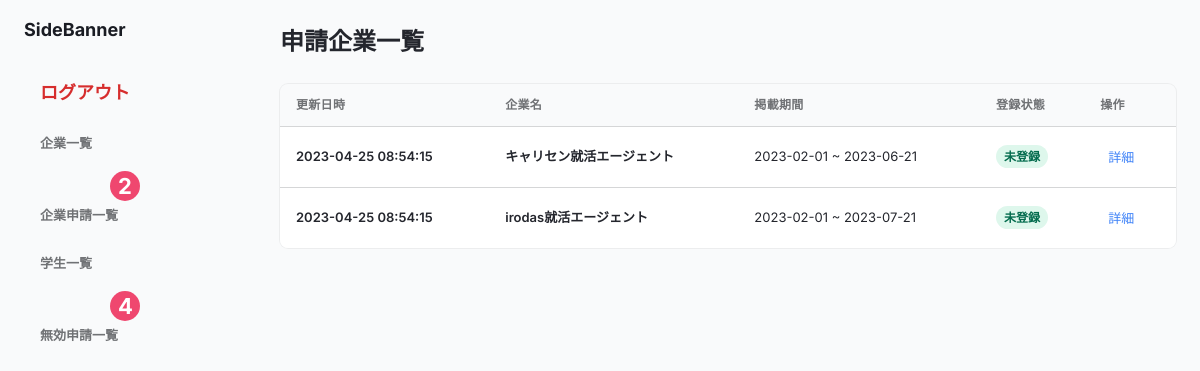
The page /src/admin/boozer_agent_exam.php on the database its author committed.
### tables this page shows
CREATE TABLE clients(
  client_id INT AUTO_INCREMENT PRIMARY KEY,
  agent_name VARCHAR(255) NOT NULL,
  service_name VARCHAR(255) NOT NULL,
  catchphrase VARCHAR(255) NOT NULL,
  recommend_point1 VARCHAR(255) ,
  recommend_point2 VARCHAR(255) ,
  recommend_point3 VARCHAR(255) ,
  started_at date DEFAULT NULL,
  ended_at date DEFAULT NULL,
  logo_img VARCHAR(255) NOT NULL,
  updated_at DATETIME DEFAULT CURRENT_TIMESTAMP ON UPDATE CURRENT_TIMESTAMP,
  is_valid boolean default true,
  exist int default false,
  publication_num INT,
  homepage VARCHAR(255)
) CHARSET=utf8;

### src/admin/invalid_exam_count.php (called while the page is built, shortened)
<?php
$pdo = Database::get();
$exam = $pdo->query("SELECT COUNT(*) FROM clients WHERE ended_at >= CURDATE() AND is_valid=true AND exist= 0")->fetchAll(PDO::FETCH_ASSOC);

### src/admin/invalid_count.php (called while the page is built, shortened)
<?php
$pdo = Database::get();
$count = $pdo->query("SELECT COUNT(*) FROM (SELECT id, updated_at, name, hurigana, college, faculty, grad_year FROM users INNER JOIN user_register_client AS relation ON users.id = relation.user_id WHERE relation.valid = 1 GROUP BY id) AS sub")->fetchAll(PDO::FETCH_ASSOC);
?>

### src/admin/boozer_agent_exam.php (the view, shortened to what this page needs)
<?php
require_once(dirname(__FILE__) . '/invalid_count.php');
require_once(dirname(__FILE__) . '/invalid_exam_count.php');
$pdo = Database::get();
$sql = "SELECT * FROM clients";
$stmt = $pdo->query($sql);
$clients = $stmt->fetchAll(PDO::FETCH_ASSOC);
$agents1 = $pdo->query("SELECT * FROM clients WHERE ended_at >= CURDATE() AND is_valid=true AND exist=false")->fetchAll(PDO::FETCH_ASSOC);
?>
<!DOCTYPE html>
<html lang="ja">
<head>
  <link rel="stylesheet" href="../vendor/tailwind/tailwind.output.css">
  <link rel="stylesheet" href="../user/assets/styles/badge.css">
  <link rel="stylesheet" href="../user/assets//styles/boozer.css">
</head>
<body>
  <div class="flex h-screen bg-gray-50" :class="{ 'overflow-hidden': isSideMenuOpen}">
    <aside class="z-20 flex-shrink-0 hidden w-64 overflow-y-auto bg-slate-500 md:block">
      <div class="py-4 text-gray-500">
        <a class="ml-6 text-lg font-bold text-gray-800 " href="#">
          SideBanner
        </a>
        <ul class="mt-6">
        <li class="relative px-6 py-3">
            <a class="logout inline-flex items-center w-full text-sm font-semibold transition-colors duration-150 hover:text-blue-500" href="../admin/boozer_auth/boozer_logout.php">
              <span class="ml-4">ログアウト</span>
            </a>
          </li>
          <li class="relative px-6 py-3">
            <a class="inline-flex items-center w-full text-sm font-semibold transition-colors duration-150 hover:text-gray-800" href="http://localhost:8080/admin/boozer_index.php">
              <span class="ml-4">企業一覧</span>
            </a>
          </li>
          <li class="relative px-6 py-3">
            <div class="notifier new">
              <div class="badge num"><?= $exam[0]['COUNT(*)'] ?></div>
            </div>
            <a class="inline-flex items-center w-full text-sm font-semibold transition-colors duration-150 hover:text-gray-800" href="#">
              <span class="ml-4">企業申請一覧</span>
            </a>
          </li>
          <li class="relative px-6 py-3">
            <a class="inline-flex items-center w-full text-sm font-semibold transition-colors duration-150 hover:text-gray-800" href="./boozer_student.php">
              <span class="ml-4">学生一覧</span>
            </a>
          </li>
          <li class="relative px-6 py-3">
            <div class="notifier new">
              <div class="badge num"><?= $count[0]['COUNT(*)'] ?></div>
            </div>
            <a class="inline-flex items-center w-full text-sm font-semibold transition-colors duration-150 hover:text-gray-800" href="./invalid_student.php">
              <span class="ml-4">無効申請一覧</span>
            </a>
          </li>
        </ul>
      </div>
    </aside>
    <div class="flex flex-col flex-1 w-full">
      <main class="h-full pb-16 overflow-y-auto">
        <div class="container grid px-6 mx-auto">
          <h2 class="my-6 text-2xl font-semibold text-gray-700 ">申請企業一覧</h2>
          <div class="w-full overflow-hidden rounded-lg shadow-xs">
            <div class="w-full overflow-x-auto">
              <table class="w-full whitespace-no-wrap">
                <thead>
                  <tr class="text-xs font-semibold tracking-wide text-left text-gray-500 uppercase border-b">
                    <th class="px-4 py-3">更新日時</th>
                    <th class="px-4 py-3">企業名</th>
                    <th class="px-4 py-3">掲載期間</th>
                    <th class="px-4 py-3">登録状態</th>
                    <th class="px-4 py-3">操作</th>
                  </tr>
                </thead>
                <tbody class="bg-white divide-y">
                  <?php foreach ($agents1 as $key => $agent) { ?>
                    <tr class="text-gray-700">
                      <td class="px-4 py-3">
                        <p class="font-semibold items-center text-sm"><?= $agent["updated_at"] ?></p>
                      </td>
                      <td class="px-4 py-3">
                        <p class="font-semibold items-center text-sm"><?= $agent["service_name"] ?></p>
                      </td>
                      <td class="px-4 py-3 text-sm">
                        <?= $agent["started_at"] ?> ~ <?= $agent["ended_at"] ?>
                      </td>
                      <td class="px-4 py-3 text-xs">
                        <span class="px-2 py-1 font-semibold leading-tight text-green-700 bg-green-100 rounded-full">
                          未登録
                        </span>
                      </td>
                      <td class="px-4 py-3">
                        <div class="flex items-center space-x-4 text-sm">
                          <button class="flex items-center justify-between px-2 py-2 text-sm font-medium leading-5 text-blue-500 rounded-lg focus:outline-none focus:shadow-outline-gray" aria-label="Edit" data=<?= $agent["client_id"] ?>>
                            <a href="http://localhost:8080/agent/agent_info/agent_disp_exam.php?id=<?= $agent["client_id"] ?>">詳細</a>
                          </button>
                        </div>
                      </td>
                    </tr>
                  <?php } ?>
                </tbody>
              </table>
            </div>
          </div>
        </div>
      </main>
    </div>
  </div>
</body>
</html>

### src/user/assets/styles/badge.css (style rules this page uses)
.notifier { display: inline-block; margin-right: 20px; }
.badge { width:30px; position: absolute; top: 5px; left: 110px; background: #EF476F; padding: 0 5px; height: 22px; border-radius: 11px; font-size: 14px; line-height: 22px; white-space: nowrap; height:30px; border-radius: 50%; }
.num { color: #fff; font-weight: bold; font-size: 22px; padding-left:8px; padding-top:4px; }
.notifier.new .badge { animation: pulse 2s; animation-iteration-count: infinite }

### src/user/assets/styles/boozer.css (style rules this page uses)
.inline-flex { display: inline-flex; }
.items-center { align-items: center; }
.w-full { width: 100%; }
.text-sm { font-size: small; }
.font-semibold { font-weight: 600; }
.transition-colors { transition-property: color; transition-duration: 150ms; }
.logout { color: rgb(214, 45, 45); font-weight: bold; font-size: large; }

### rows shown on the page
clients: updated_at "2023-04-25 08:54:15", service_name "キャリセン就活エージェント", started_at "2023-02-01", ended_at "2023-06-21"
clients: updated_at "2023-04-25 08:54:15", service_name "irodas就活エージェント", started_at "2023-02-01", ended_at "2023-07-21"

### other values the page prints
$exam[0]['COUNT(*)'] "2"
$count[0]['COUNT(*)'] "4"
